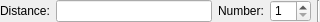
<ui version="4.0" >
 <author></author>
 <comment></comment>
 <exportmacro></exportmacro>
 <class>QG_LineParallelOptions</class>
 <widget class="QWidget" name="QG_LineParallelOptions" >
  <property name="geometry" >
   <rect>
    <x>0</x>
    <y>0</y>
    <width>320</width>
    <height>22</height>
   </rect>
  </property>
  <property name="sizePolicy" >
   <sizepolicy>
    <hsizetype>4</hsizetype>
    <vsizetype>5</vsizetype>
    <horstretch>0</horstretch>
    <verstretch>0</verstretch>
   </sizepolicy>
  </property>
  <property name="minimumSize" >
   <size>
    <width>280</width>
    <height>22</height>
   </size>
  </property>
  <property name="maximumSize" >
   <size>
    <width>320</width>
    <height>22</height>
   </size>
  </property>
  <layout class="QHBoxLayout" >
   <property name="margin" >
    <number>0</number>
   </property>
   <property name="spacing" >
    <number>6</number>
   </property>
   <item>
    <widget class="QLabel" name="lDist" >
     <property name="sizePolicy" >
      <sizepolicy>
       <hsizetype>1</hsizetype>
       <vsizetype>5</vsizetype>
       <horstretch>0</horstretch>
       <verstretch>0</verstretch>
      </sizepolicy>
     </property>
     <property name="text" >
      <string>Distance:</string>
     </property>
    </widget>
   </item>
   <item>
    <widget class="QLineEdit" name="leDist" >
     <property name="toolTip" >
      <string>Distance of parallel</string>
     </property>
    </widget>
   </item>
   <item>
    <widget class="QLabel" name="lNumber" >
     <property name="text" >
      <string>Number:</string>
     </property>
    </widget>
   </item>
   <item>
    <widget class="QSpinBox" name="sbNumber" >
     <property name="toolTip" >
      <string>Number of parallels to create</string>
     </property>
     <property name="minimum" >
      <number>1</number>
     </property>
    </widget>
   </item>
   <item>
    <widget class="Line" name="sep1" >
     <property name="sizePolicy" >
      <sizepolicy>
       <hsizetype>0</hsizetype>
       <vsizetype>1</vsizetype>
       <horstretch>0</horstretch>
       <verstretch>0</verstretch>
      </sizepolicy>
     </property>
     <property name="frameShape" >
      <enum>QFrame::VLine</enum>
     </property>
     <property name="frameShadow" >
      <enum>QFrame::Sunken</enum>
     </property>
     <property name="orientation" >
      <enum>Qt::Vertical</enum>
     </property>
    </widget>
   </item>
  </layout>
 </widget>
 <pixmapfunction></pixmapfunction>
 <resources/>
 <connections/>
</ui>
